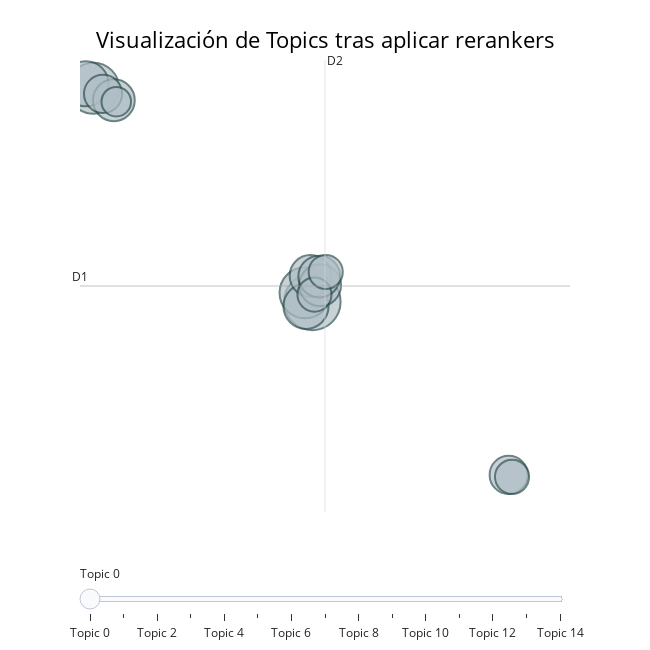

Write notebook code for a chart like this one.
### Code cell
bertopic_eng.visualize_topics(title="Visualización de Topics tras aplicar rerankers")

### Figure 1 — Plotly figure (JSON) as saved in the notebook; plotly's stock layout.template omitted (floating-point values rounded to 4 significant figures)
{"data": [{"customdata": [[0, "qur | scripture | verses | praise | disbelieve", 11], [1, "disbelievers | prophet | disbelieved | believers | repent", 9], [2, "qur | torment | judgement | peace | deny", 9], [3, "punishment | sinful | merciful | deny | humiliation", 7], [4, "qur | darkness | night | dawn | sun", 7], [5, "verses | praise | praiseworthy | disbelieved | merciful", 6], [6, "prophet | hypocrites | marriage | wives | believers", 6], [7, "moses | worship | suffer | interpretation | joseph", 6], [8, "praiseworthy | scriptures | creator | resurrection | prayer", 6], [9, "angels | worshippers | moses | worship | satan", 5], [10, "disbeliever | sinner | purified | paradise | wills", 5], [11, "believers | prophets | scripture | christians | religion", 4], [12, "qur | prayer | astray | pharaoh | praise", 4], [13, "resurrection | qur | prayed | soul | saqar", 4], [14, "moses | pharaoh | believers | worship | resurrection", 3]], "hovertemplate": "<b>Topic %{customdata[0]}</b><br>%{customdata[1]}<br>Size: %{customdata[2]}", "legendgroup": "", "marker": {"color": "#B0BEC5", "line": {"color": "DarkSlateGrey", "width": 2}, "size": [11, 9, 9, 7, 7, 6, 6, 6, 6, 5, 5, 4, 4, 4, 3], "sizemode": "area", "sizeref": 0.006875, "symbol": "circle"}, "mode": "markers", "name": "", "orientation": "v", "showlegend": false, "type": "scatter", "x": [8.232, 7.916, -1.415, 7.954, -1.747, 8.155, 8.576, -0.5161, 8.537, -0.993, 16.89, 8.328, 8.824, 17.04, -0.4099], "xaxis": "x", "y": [-4.442, -3.76, 11.56, -4.777, 11.89, -2.506, -3.193, 10.66, -2.546, 11.14, -17.4, -3.898, -2.201, -17.55, 10.55], "yaxis": "y"}], "layout": {"annotations": [{"showarrow": false, "text": "D1", "x": -2.009, "y": -3.254, "yshift": 10}, {"showarrow": false, "text": "D2", "x": 8.791, "xshift": 10, "y": 13.68}], "height": 650, "hoverlabel": {"bgcolor": "white", "font": {"family": "Rockwell", "size": 16}}, "legend": {"itemsizing": "constant", "tracegroupgap": 0}, "margin": {"t": 60}, "shapes": [{"line": {"color": "#CFD8DC", "width": 2}, "type": "line", "x0": 8.791, "x1": 8.791, "y0": -20.18, "y1": 13.68}, {"line": {"color": "#9E9E9E", "width": 2}, "type": "line", "x0": -2.009, "x1": 19.59, "y0": -3.254, "y1": -3.254}], "sliders": [{"active": 0, "pad": {"t": 50}, "steps": [{"args": [{"marker.color": [["red", "#B0BEC5", "#B0BEC5", "#B0BEC5", "#B0BEC5", "#B0BEC5", "#B0BEC5", "#B0BEC5", "#B0BEC5", "#B0BEC5", "#B0BEC5", "#B0BEC5", "#B0BEC5", "#B0BEC5", "#B0BEC5"]]}], "label": "Topic 0", "method": "update"}, {"args": [{"marker.color": [["#B0BEC5", "red", "#B0BEC5", "#B0BEC5", "#B0BEC5", "#B0BEC5", "#B0BEC5", "#B0BEC5", "#B0BEC5", "#B0BEC5", "#B0BEC5", "#B0BEC5", "#B0BEC5", "#B0BEC5", "#B0BEC5"]]}], "label": "Topic 1", "method": "update"}, {"args": [{"marker.color": [["#B0BEC5", "#B0BEC5", "red", "#B0BEC5", "#B0BEC5", "#B0BEC5", "#B0BEC5", "#B0BEC5", "#B0BEC5", "#B0BEC5", "#B0BEC5", "#B0BEC5", "#B0BEC5", "#B0BEC5", "#B0BEC5"]]}], "label": "Topic 2", "method": "update"}, {"args": [{"marker.color": [["#B0BEC5", "#B0BEC5", "#B0BEC5", "red", "#B0BEC5", "#B0BEC5", "#B0BEC5", "#B0BEC5", "#B0BEC5", "#B0BEC5", "#B0BEC5", "#B0BEC5", "#B0BEC5", "#B0BEC5", "#B0BEC5"]]}], "label": "Topic 3", "method": "update"}, {"args": [{"marker.color": [["#B0BEC5", "#B0BEC5", "#B0BEC5", "#B0BEC5", "red", "#B0BEC5", "#B0BEC5", "#B0BEC5", "#B0BEC5", "#B0BEC5", "#B0BEC5", "#B0BEC5", "#B0BEC5", "#B0BEC5", "#B0BEC5"]]}], "label": "Topic 4", "method": "update"}, {"args": [{"marker.color": [["#B0BEC5", "#B0BEC5", "#B0BEC5", "#B0BEC5", "#B0BEC5", "red", "#B0BEC5", "#B0BEC5", "#B0BEC5", "#B0BEC5", "#B0BEC5", "#B0BEC5", "#B0BEC5", "#B0BEC5", "#B0BEC5"]]}], "label": "Topic 5", "method": "update"}, {"args": [{"marker.color": [["#B0BEC5", "#B0BEC5", "#B0BEC5", "#B0BEC5", "#B0BEC5", "#B0BEC5", "red", "#B0BEC5", "#B0BEC5", "#B0BEC5", "#B0BEC5", "#B0BEC5", "#B0BEC5", "#B0BEC5", "#B0BEC5"]]}], "label": "Topic 6", "method": "update"}, {"args": [{"marker.color": [["#B0BEC5", "#B0BEC5", "#B0BEC5", "#B0BEC5", "#B0BEC5", "#B0BEC5", "#B0BEC5", "red", "#B0BEC5", "#B0BEC5", "#B0BEC5", "#B0BEC5", "#B0BEC5", "#B0BEC5", "#B0BEC5"]]}], "label": "Topic 7", "method": "update"}, {"args": [{"marker.color": [["#B0BEC5", "#B0BEC5", "#B0BEC5", "#B0BEC5", "#B0BEC5", "#B0BEC5", "#B0BEC5", "#B0BEC5", "red", "#B0BEC5", "#B0BEC5", "#B0BEC5", "#B0BEC5", "#B0BEC5", "#B0BEC5"]]}], "label": "Topic 8", "method": "update"}, {"args": [{"marker.color": [["#B0BEC5", "#B0BEC5", "#B0BEC5", "#B0BEC5", "#B0BEC5", "#B0BEC5", "#B0BEC5", "#B0BEC5", "#B0BEC5", "red", "#B0BEC5", "#B0BEC5", "#B0BEC5", "#B0BEC5", "#B0BEC5"]]}], "label": "Topic 9", "method": "update"}, {"args": [{"marker.color": [["#B0BEC5", "#B0BEC5", "#B0BEC5", "#B0BEC5", "#B0BEC5", "#B0BEC5", "#B0BEC5", "#B0BEC5", "#B0BEC5", "#B0BEC5", "red", "#B0BEC5", "#B0BEC5", "#B0BEC5", "#B0BEC5"]]}], "label": "Topic 10", "method": "update"}, {"args": [{"marker.color": [["#B0BEC5", "#B0BEC5", "#B0BEC5", "#B0BEC5", "#B0BEC5", "#B0BEC5", "#B0BEC5", "#B0BEC5", "#B0BEC5", "#B0BEC5", "#B0BEC5", "red", "#B0BEC5", "#B0BEC5", "#B0BEC5"]]}], "label": "Topic 11", "method": "update"}, {"args": [{"marker.color": [["#B0BEC5", "#B0BEC5", "#B0BEC5", "#B0BEC5", "#B0BEC5", "#B0BEC5", "#B0BEC5", "#B0BEC5", "#B0BEC5", "#B0BEC5", "#B0BEC5", "#B0BEC5", "red", "#B0BEC5", "#B0BEC5"]]}], "label": "Topic 12", "method": "update"}, {"args": [{"marker.color": [["#B0BEC5", "#B0BEC5", "#B0BEC5", "#B0BEC5", "#B0BEC5", "#B0BEC5", "#B0BEC5", "#B0BEC5", "#B0BEC5", "#B0BEC5", "#B0BEC5", "#B0BEC5", "#B0BEC5", "red", "#B0BEC5"]]}], "label": "Topic 13", "method": "update"}, {"args": [{"marker.color": [["#B0BEC5", "#B0BEC5", "#B0BEC5", "#B0BEC5", "#B0BEC5", "#B0BEC5", "#B0BEC5", "#B0BEC5", "#B0BEC5", "#B0BEC5", "#B0BEC5", "#B0BEC5", "#B0BEC5", "#B0BEC5", "red"]]}], "label": "Topic 14", "method": "update"}]}], "title": {"font": {"color": "Black", "size": 22}, "text": "Visualización de Topics tras aplicar rerankers", "x": 0.5, "xanchor": "center", "y": 0.95, "yanchor": "top"}, "width": 650, "xaxis": {"anchor": "y", "domain": [0, 1], "range": [-2.009, 19.59], "title": {"text": ""}, "visible": false}, "yaxis": {"anchor": "x", "domain": [0, 1], "range": [-20.18, 13.68], "title": {"text": ""}, "visible": false}}}
